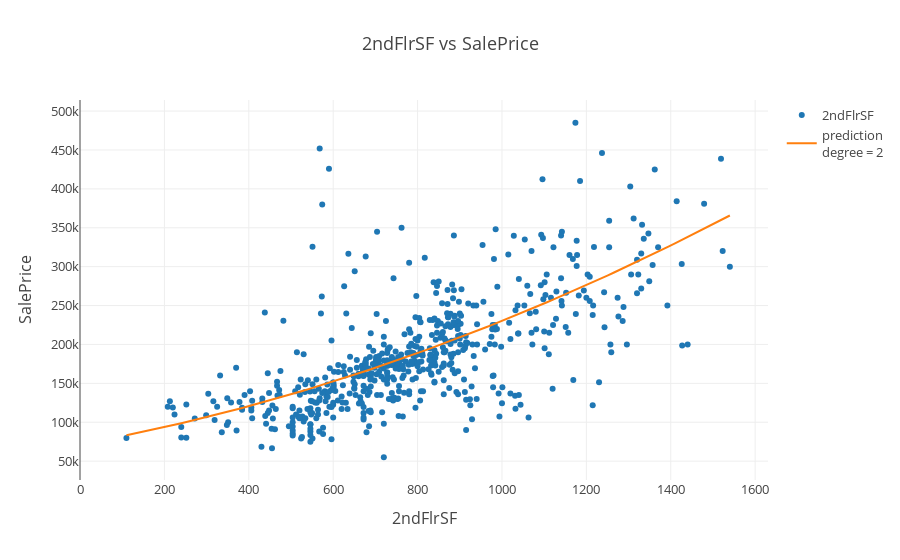

Here is the notebook cell this chart was saved with:
### Code cell
equations_dict = poly_regression(df=df_2ndFlrSF,col='2ndFlrSF',target='SalePrice',degree=2,round_off=2,equations_dict=equations_dict)
